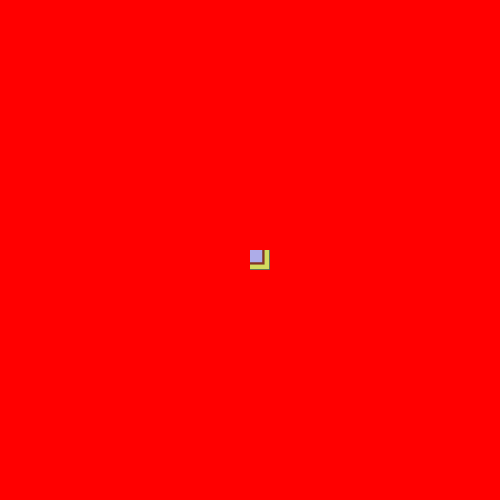
Frame 1 (no input)
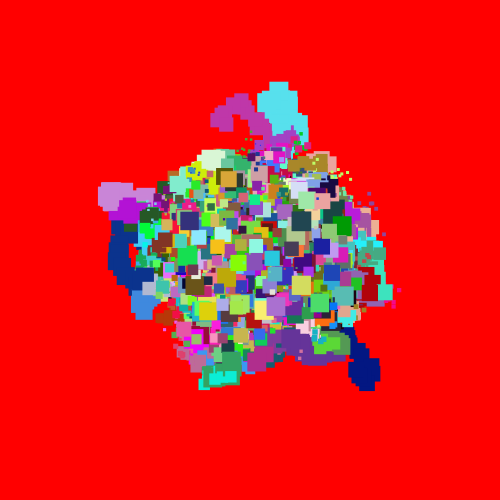
Frame 60 (no input)
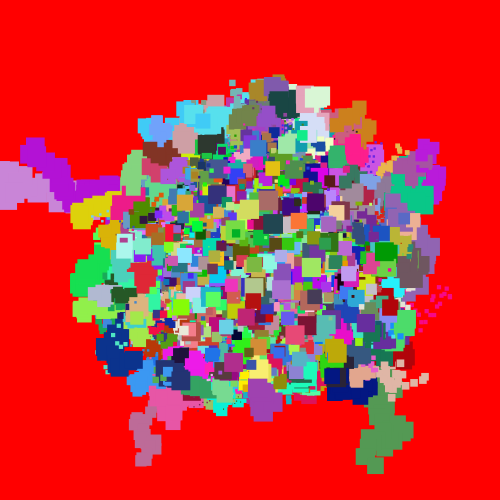
Frame 120 (the mouse pressed at the canvas centre since frame 60)

The p5.js sketch that drew these frames (run headless with seeded random() and noise() and a simulated clock; from frame 60 on, the mouse is pressed at the canvas centre):

// p5.js sketch
// ── sketch.js
const numero = 1000
const formiche = []

function setup() {
	createCanvas(500, 500)
	background(255,0,0)

	for (let i=0; i<numero; i++) {
		formiche[i] = {
			x : width/2,
			y : height/2,
			colore : color(random(255), random(255), random(255)),
			dim : random(1, 20)
		}
	}
}

function draw() {
	noStroke()
	for (let i=0; i<numero; i++) {
		fill(formiche[i].colore)
		//fill(random(256), random(256), random(256))
		rect(formiche[i].x, formiche[i].y, formiche[i].dim, formiche[i].dim)
		formiche[i].x += random(-10, 10)
		formiche[i].y += random(-10, 10)
	}
}
